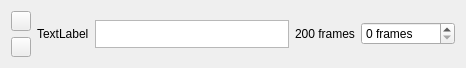
<?xml version="1.0" encoding="UTF-8"?>
<ui version="4.0">
 <class>KeyframeItem</class>
 <widget class="QWidget" name="KeyframeItem">
  <property name="geometry">
   <rect>
    <x>0</x>
    <y>0</y>
    <width>466</width>
    <height>66</height>
   </rect>
  </property>
  <property name="sizePolicy">
   <sizepolicy hsizetype="Expanding" vsizetype="Preferred">
    <horstretch>0</horstretch>
    <verstretch>0</verstretch>
   </sizepolicy>
  </property>
  <property name="windowTitle">
   <string>Form</string>
  </property>
  <layout class="QGridLayout" name="gridLayout">
   <item row="0" column="0">
    <widget class="QPushButton" name="btnUp">
     <property name="sizePolicy">
      <sizepolicy hsizetype="Fixed" vsizetype="Fixed">
       <horstretch>0</horstretch>
       <verstretch>0</verstretch>
      </sizepolicy>
     </property>
     <property name="minimumSize">
      <size>
       <width>20</width>
       <height>20</height>
      </size>
     </property>
     <property name="maximumSize">
      <size>
       <width>20</width>
       <height>20</height>
      </size>
     </property>
     <property name="text">
      <string/>
     </property>
     <property name="icon">
      <iconset resource="Resources.qrc">
       <normaloff>:/images/up.png</normaloff>:/images/up.png</iconset>
     </property>
    </widget>
   </item>
   <item row="0" column="1" rowspan="2">
    <layout class="QHBoxLayout" name="horizontalLayout">
     <item>
      <widget class="QLabel" name="lblName">
       <property name="sizePolicy">
        <sizepolicy hsizetype="Expanding" vsizetype="Fixed">
         <horstretch>0</horstretch>
         <verstretch>0</verstretch>
        </sizepolicy>
       </property>
       <property name="text">
        <string>TextLabel</string>
       </property>
      </widget>
     </item>
     <item>
      <widget class="QPlainTextEdit" name="txtName">
       <property name="maximumSize">
        <size>
         <width>16777215</width>
         <height>28</height>
        </size>
       </property>
       <property name="verticalScrollBarPolicy">
        <enum>Qt::ScrollBarAlwaysOff</enum>
       </property>
       <property name="lineWrapMode">
        <enum>QPlainTextEdit::NoWrap</enum>
       </property>
       <property name="textInteractionFlags">
        <set>Qt::TextEditorInteraction</set>
       </property>
      </widget>
     </item>
    </layout>
   </item>
   <item row="1" column="0">
    <widget class="QPushButton" name="btnDown">
     <property name="sizePolicy">
      <sizepolicy hsizetype="Fixed" vsizetype="Fixed">
       <horstretch>0</horstretch>
       <verstretch>0</verstretch>
      </sizepolicy>
     </property>
     <property name="minimumSize">
      <size>
       <width>20</width>
       <height>20</height>
      </size>
     </property>
     <property name="maximumSize">
      <size>
       <width>20</width>
       <height>20</height>
      </size>
     </property>
     <property name="text">
      <string/>
     </property>
     <property name="icon">
      <iconset resource="Resources.qrc">
       <normaloff>:/images/down.png</normaloff>:/images/down.png</iconset>
     </property>
    </widget>
   </item>
   <item row="0" column="2" rowspan="2">
    <layout class="QHBoxLayout" name="horizontalLayout_2">
     <item>
      <widget class="QLabel" name="lblFrames">
       <property name="sizePolicy">
        <sizepolicy hsizetype="Preferred" vsizetype="Fixed">
         <horstretch>0</horstretch>
         <verstretch>0</verstretch>
        </sizepolicy>
       </property>
       <property name="maximumSize">
        <size>
         <width>100</width>
         <height>16777215</height>
        </size>
       </property>
       <property name="text">
        <string>200 frames</string>
       </property>
      </widget>
     </item>
     <item>
      <widget class="QSpinBox" name="spnFrames">
       <property name="maximumSize">
        <size>
         <width>105</width>
         <height>16777215</height>
        </size>
       </property>
       <property name="suffix">
        <string> frames</string>
       </property>
       <property name="maximum">
        <number>3000</number>
       </property>
      </widget>
     </item>
    </layout>
   </item>
  </layout>
 </widget>
 <resources>
  <include location="Resources.qrc"/>
 </resources>
 <connections/>
</ui>
